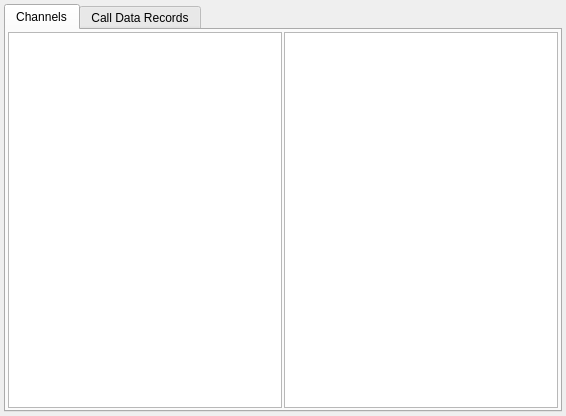
<?xml version="1.0" encoding="UTF-8"?>
<ui version="4.0">
 <class>AstHostForm</class>
 <widget class="QWidget" name="AstHostForm">
  <property name="geometry">
   <rect>
    <x>0</x>
    <y>0</y>
    <width>566</width>
    <height>416</height>
   </rect>
  </property>
  <layout class="QVBoxLayout" name="verticalLayout">
   <property name="margin">
    <number>4</number>
   </property>
   <item>
    <widget class="QTabWidget" name="tabWidget">
     <property name="currentIndex">
      <number>0</number>
     </property>
     <widget class="QWidget" name="channelsTab">
      <attribute name="title">
       <string>Channels</string>
      </attribute>
      <layout class="QHBoxLayout" name="horizontalLayout">
       <property name="spacing">
        <number>2</number>
       </property>
       <property name="margin">
        <number>2</number>
       </property>
       <item>
        <widget class="QScrollArea" name="channelsArea">
         <property name="widgetResizable">
          <bool>true</bool>
         </property>
         <widget class="QWidget" name="channelsAreaWidgetContents">
          <property name="geometry">
           <rect>
            <x>0</x>
            <y>0</y>
            <width>272</width>
            <height>371</height>
           </rect>
          </property>
          <property name="styleSheet">
           <string notr="true">background-color: rgb(255, 255, 255);</string>
          </property>
         </widget>
        </widget>
       </item>
       <item>
        <widget class="QScrollArea" name="dahdiArea">
         <property name="widgetResizable">
          <bool>true</bool>
         </property>
         <widget class="QWidget" name="dahdiAreaWidgetContents">
          <property name="geometry">
           <rect>
            <x>0</x>
            <y>0</y>
            <width>272</width>
            <height>371</height>
           </rect>
          </property>
          <property name="styleSheet">
           <string notr="true">background-color: rgb(255, 255, 255);</string>
          </property>
         </widget>
        </widget>
       </item>
      </layout>
     </widget>
     <widget class="QWidget" name="cdrTab">
      <attribute name="title">
       <string>Call Data Records</string>
      </attribute>
      <layout class="QVBoxLayout" name="verticalLayout_2">
       <property name="margin">
        <number>2</number>
       </property>
       <item>
        <widget class="QTableView" name="cdrTableView">
         <property name="editTriggers">
          <set>QAbstractItemView::NoEditTriggers</set>
         </property>
         <property name="alternatingRowColors">
          <bool>true</bool>
         </property>
         <property name="selectionMode">
          <enum>QAbstractItemView::NoSelection</enum>
         </property>
         <property name="showGrid">
          <bool>false</bool>
         </property>
         <property name="wordWrap">
          <bool>false</bool>
         </property>
         <attribute name="verticalHeaderVisible">
          <bool>false</bool>
         </attribute>
         <attribute name="verticalHeaderVisible">
          <bool>false</bool>
         </attribute>
        </widget>
       </item>
      </layout>
     </widget>
    </widget>
   </item>
  </layout>
 </widget>
 <resources/>
 <connections/>
</ui>
